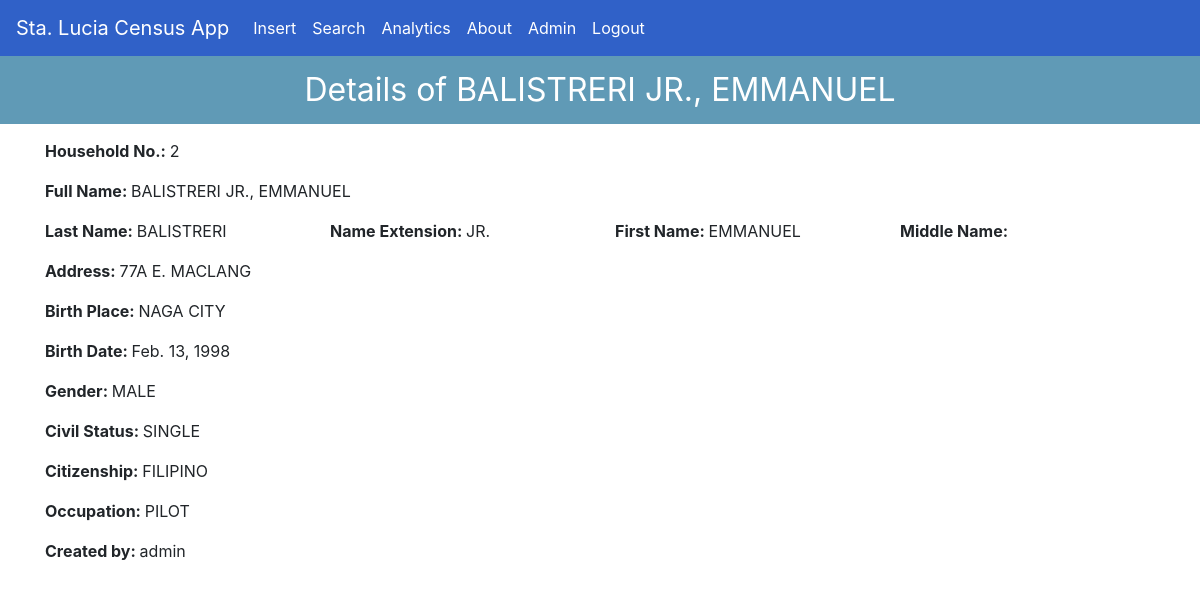
Page /specify/32/ (signed in) on the committed database.
### forms/models.py (models this page shows, shortened)
class Person(models.Model):
    household_no = models.ForeignKey(Household, on_delete=models.CASCADE, help_text='Choose household where person belong to.', null=True)
    full_name = models.CharField(max_length=240, unique=True)  # full name, formatted like so {{Surname} {Extension}, {First Name} {Middle Name}}
    last_name = models.CharField(max_length=128, help_text='Enter surname here.')  # surname
    first_name = models.CharField(max_length=128, help_text='Enter first name here.')  # first name
    middle_name = models.CharField(max_length=64, blank=True, help_text='Enter middle name here, if needed.')  # middle name
    name_extension = models.ForeignKey(NameExtension, on_delete=models.PROTECT, blank=True, help_text='Choose name extension, if needed.', default=5)  # name extensions (Sr., Jr., III, IV, etc.)
    birth_place = models.CharField(max_length=20, help_text='Enter city of birth only.')  # birth place, typically a city
    birth_date = models.DateField()  # birth date
    gender = models.ForeignKey(Gender, on_delete=models.PROTECT, help_text='Choose gender.', null=True)  # gender, male or female
    civil_status = models.ForeignKey(CivilStatus, on_delete=models.PROTECT, help_text='Choose civil status.', null=True)  # married, single, divorced, widowed
    citizenship = models.ForeignKey(Citizenship, on_delete=models.PROTECT, help_text='Choose citizenship.', null=True)  # Filipino or Foreigner
    occupation = models.CharField(max_length=100, help_text='Enter occupation here.')  # job
    author = models.ForeignKey(User, on_delete=models.PROTECT, null=True)

class Household(models.Model):
    household_no = models.SmallIntegerField(help_text='Enter household number here.', primary_key=True)
    name = models.CharField(max_length=50, unique=True, help_text='Enter a name for the household.')
    address = models.CharField(max_length=100, help_text='Enter house no. and street no.')  # house no. and street name only
    author = models.ForeignKey(User, on_delete=models.PROTECT, null=True)

class NameExtension(models.Model):
    name_extension = models.CharField(max_length=4)  # name extensions (Sr., Jr., III, IV, etc.)
    def __str__(self):
        return self.name_extension

class Gender(models.Model):
    gender = models.CharField(max_length=6)  # gender, male or female
    def __str__(self):
        return self.gender

class CivilStatus(models.Model):
    civil_status = models.CharField(max_length=9)  # married, single, separated, widowed
    def __str__(self):
        return self.civil_status

class Citizenship(models.Model):
    citizenship = models.CharField(max_length=9)  # Filipino or Foreigner
    def __str__(self):
        return self.citizenship

### forms/views.py (the view)
# urls.py: path('specify/<int:id>/', views.specify, name='forms-specify'),
@login_required
def specify(request, id):
    person = Person.objects.get(id=id)
    context = {
        'title': 'Specify',
        'person': person
    }
    return render(request, 'forms/specify.html', context=context)

### forms/templates/forms/specify.html
{% extends 'forms/base.html' %}
{% block content %}
    <p class="title-header">Details of {{ person.full_name }}</p>
    <div class="container">
        <p><b>Household No.: </b>{{ person.household_no.household_no }}</p>
        <p><b>Full Name: </b>{{ person.full_name }}</p>
        <div class="row">
            <div class="col-md-3"><p><b>Last Name: </b>{{ person.last_name }}</p></div>
            <div class="col-md-3"><p><b>Name Extension: </b>{{ person.name_extension }}</p></div>
            <div class="col-md-3"><p><b>First Name: </b>{{ person.first_name }}</p></div>
            <div class="col-md-3"><p><b>Middle Name: </b>{{ person.middle_name }}</p></div>
        </div>
        <p><b>Address: </b>{{ person.household_no.address }}</p>
        <p><b>Birth Place: </b>{{ person.birth_place }}</p>
        <p><b>Birth Date: </b>{{ person.birth_date }}</p>
        <p><b>Gender: </b>{{ person.gender }}</p>
        <p><b>Civil Status: </b>{{ person.civil_status }}</p>
        <p><b>Citizenship: </b>{{ person.citizenship }}</p>
        <p><b>Occupation: </b>{{ person.occupation }}</p>
        <p><b>Created by: </b>{{ person.author.username }}</p>
    </div>
{% endblock %}

### forms/static/forms/main.css (style rules this page uses)
.container { padding: 15px; }
.title-header { background-color: #609ab6; text-align: center; padding: 10px 0 10px 0; color: white; font-size: 200%; margin: 0; }

### rows in the picture
Person: full_name "BALISTRERI JR., EMMANUEL", household_no.household_no "2", last_name "BALISTRERI", name_extension "JR.", first_name "EMMANUEL", household_no.address "77A E. MACLANG", birth_place "NAGA CITY", birth_date "Feb. 13, 1998", gender "MALE", civil_status "SINGLE", citizenship "FILIPINO", occupation "PILOT", author.username "admin"
